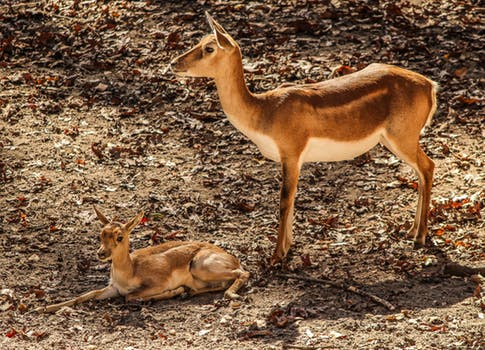
#> input picture images/image8.jpeg, 485 x 350 px, given as the content of the folder images/image8.jpeg, which was not available
$ python new.py -i images/image8.jpeg   (older library calls are emulated)
#> lines starting #> are read from the running program, lines starting #| are printed output that depends on the picture; after the words box and inside, x2 and y2 are one past the last pixel; in counts of white or black regions, pixels touching at a corner belong together; long printed decimals are rounded; pictures that were not available may be replaced by others from this repository, and a replacement may not be noted
# PROGRAM : BLUR AND BRIGHT SPOT DETECTION
# AUTH- SALIL PARIHAR

########## commands for installing dependencies ##################

# sudo apt-get install python-opencv
# pip install imutils

############### command for executing code #############################################
# 'images' is a folder name

# python new.py -i images


#LIBRARIES
import cv2
import argparse
from imutils import paths

#ARGPARSE FOR COMMOND-LINE INTERFACES ( * give folder name throug commond line )
ap = argparse.ArgumentParser()
ap.add_argument("-i", required=True , help="nhi chahiye ")
ap.add_argument("-t", type=float, default=250.0, help="nhi chahiye")

args = vars(ap.parse_args())

#READING ALL IMAGES
for imagePath in paths.list_images(args["i"]):

	image = cv2.imread(imagePath)
#> image is the input picture: shape (350, 485, 3); mean B, G, R 67.9, 94.5, 126

	#CONVERTING IN TO GRAY-SCALE IMAGE
	gray = cv2.cvtColor(image, cv2.COLOR_BGR2GRAY)
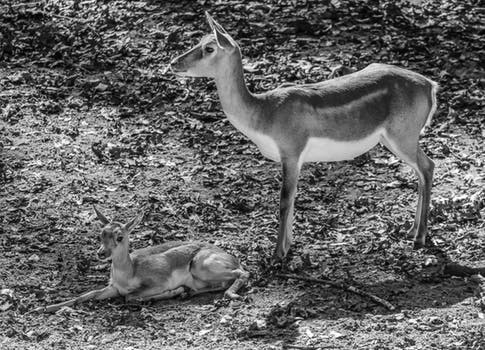
#> gray: shape (350, 485); min 0, max 254, mean 100.9
	#cv2.imshow("Image111", gray)


	#APPLYNG BINARY THRESHOLDING FOR BRIGHT SPOT
	bi = cv2.threshold(gray,200,255,cv2.THRESH_BINARY)[1]
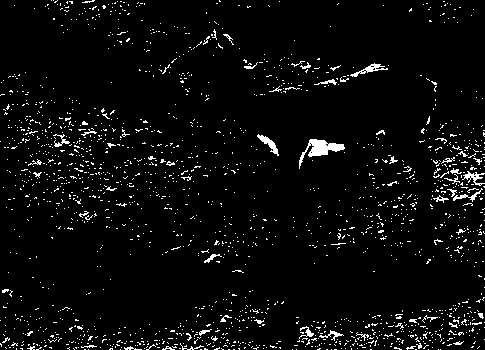
#> bi: shape (350, 485); 4.2% white in thin lines or dots
	#cv2.imshow("Image1", bi)


	#CONVERTING IN TO LAPLACIAN IMAGE FOR EDGE DETECTION
	lap = cv2.Laplacian(gray, cv2.CV_64F)
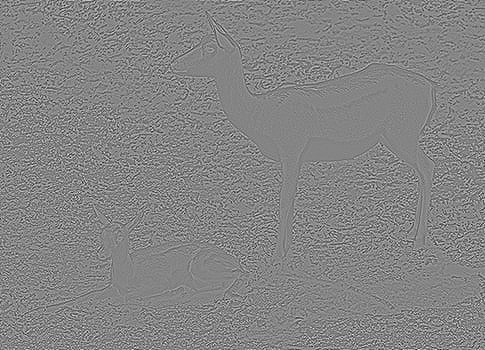
#> lap: shape (350, 485) float64; min -469, max 432, mean 0; drawn with min black and max white
	#cv2.imshow("Image1111", lap)


	################################ gaussian blur ###################################
	#grayyy = cv2.GaussianBlur(gray, 0)

	#FINDING THE MAXIMUM INTENSITY OF THE IMAGE
	(minVal, maxVal, minLoc, maxLoc) = cv2.minMaxLoc(gray)
#> minVal = 0; maxVal = 254; minLoc = (59, 57); maxLoc = (460, 197)
	print(maxVal)
#| 254.0
	#print(maxLoc)
	#print(minVal)
	#print(minLoc)
	print(bi.var())
#| 2602.833


	################################### canny ################################
	#edge= cv2.Canny(image,100,100)
	#cv2.imshow("canny", edge)


	###################################################################


	text = "Not Blurry"
	spot= "No Bright Spot"

	#CONDITION : VARIANCE OF LAPLACIAN MATRIX
	if lap.var() < args["t"]:
		text = "Blurry"

	#CONDITION : VARIANCE OF BINARY MATRIX
	if (bi.var()>5000 and bi.var()<8500) :
		spot= "Bright Spot"

	# show the image
	#cv2.namedWindow("Image", cv2.WINDOW_NORMAL)
	cv2.putText(image, "{} ".format(text ), (15, 30),cv2.FONT_HERSHEY_SIMPLEX, 0.8, (0, 0, 255), 3)

	cv2.putText(image, "{}: ".format(spot), (15, 75),cv2.FONT_HERSHEY_SIMPLEX, 0.8, (0, 255, 0), 3)
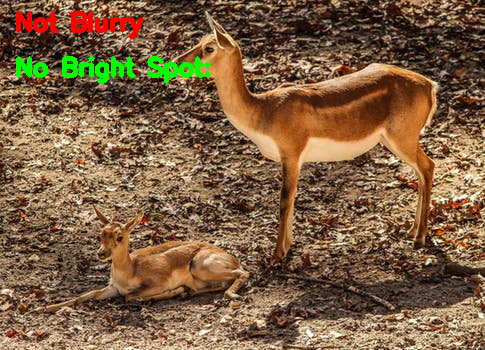
#> image: shape (350, 485, 3); mean B, G, R 66.7, 96.2, 125.9

	cv2.imshow("Image", image)
	key = cv2.waitKey(0)
#> (key Esc is pressed here)

$ run again, on images/images27.jpeg
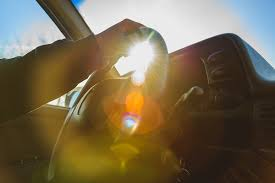
#> input picture images/images27.jpeg, 275 x 183 px, given as the content of the folder images/images27.jpeg, which was not available
#> image is the input picture: shape (183, 275, 3); mean B, G, R 77.8, 104, 117.7
#> `bi = cv2.threshold(gray,200,255,cv2.THRESH_BINARY)[1]`:
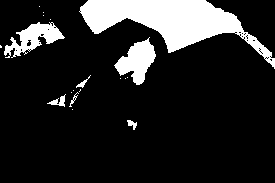
#> bi: shape (183, 275); 14.9% white; 19 white regions (12 under 20 px), largest, box (x1, y1, x2, y2) and area: (79, 0, 275, 69) 5276, (114, 37, 156, 85) 1036, (4, 22, 65, 58) 949
#> minVal = 14; maxVal = 254; minLoc = (61, 31); maxLoc = (63, 100)
#| 254.0
#| 8254.694
#> `cv2.putText(image, "{}: ".format(spot), (15, 75),cv2.FONT_HERSHEY_SIMP..`:
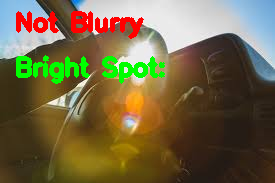
#> image: shape (183, 275, 3); mean B, G, R 70.1, 104.1, 115.3

$ run again, on images/image2.jpg
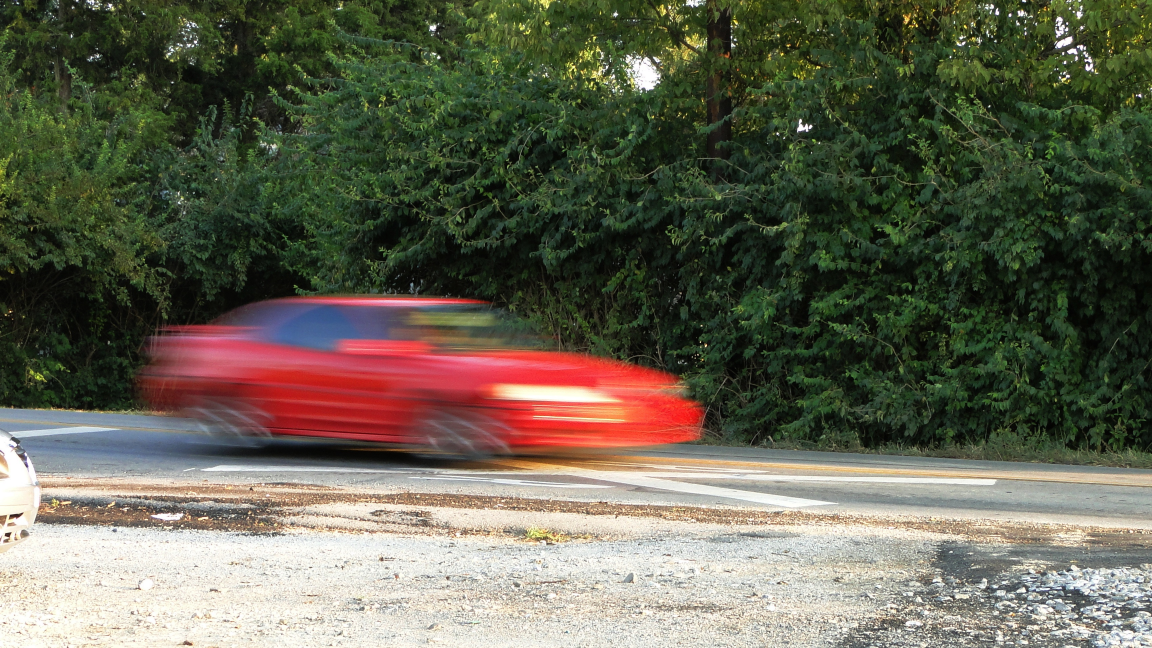
#> input picture images/image2.jpg, 3456 x 1944 px, given as the content of the folder images/image2.jpg, which was not available (shown at 1/3 size)
#> image is the input picture: shape (1944, 3456, 3); mean B, G, R 82.1, 99.3, 100.7
#> `bi = cv2.threshold(gray,200,255,cv2.THRESH_BINARY)[1]`:
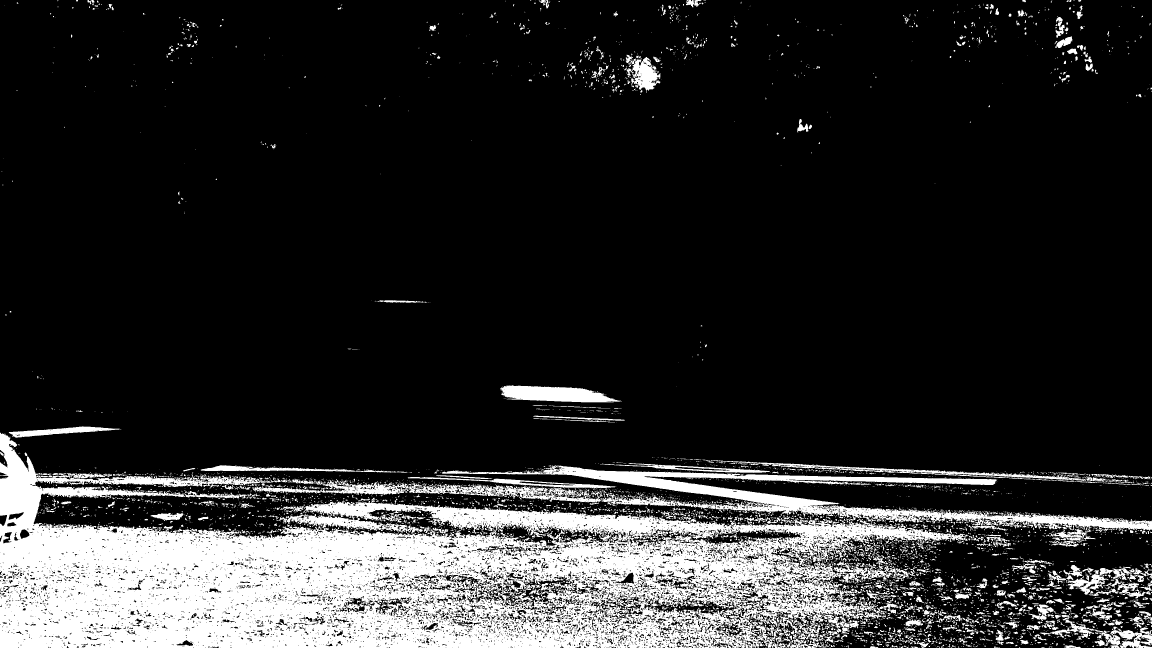
#> bi: shape (1944, 3456) (shown at 1/3 size); 16.7% white; 5527 white regions (4421 under 20 px), largest, box (x1, y1, x2, y2) and area: (0, 1298, 2906, 1944) 848853, (757, 1396, 3456, 1598) 99053, (1500, 1156, 1866, 1207) 12422
#> `lap = cv2.Laplacian(gray, cv2.CV_64F)`:
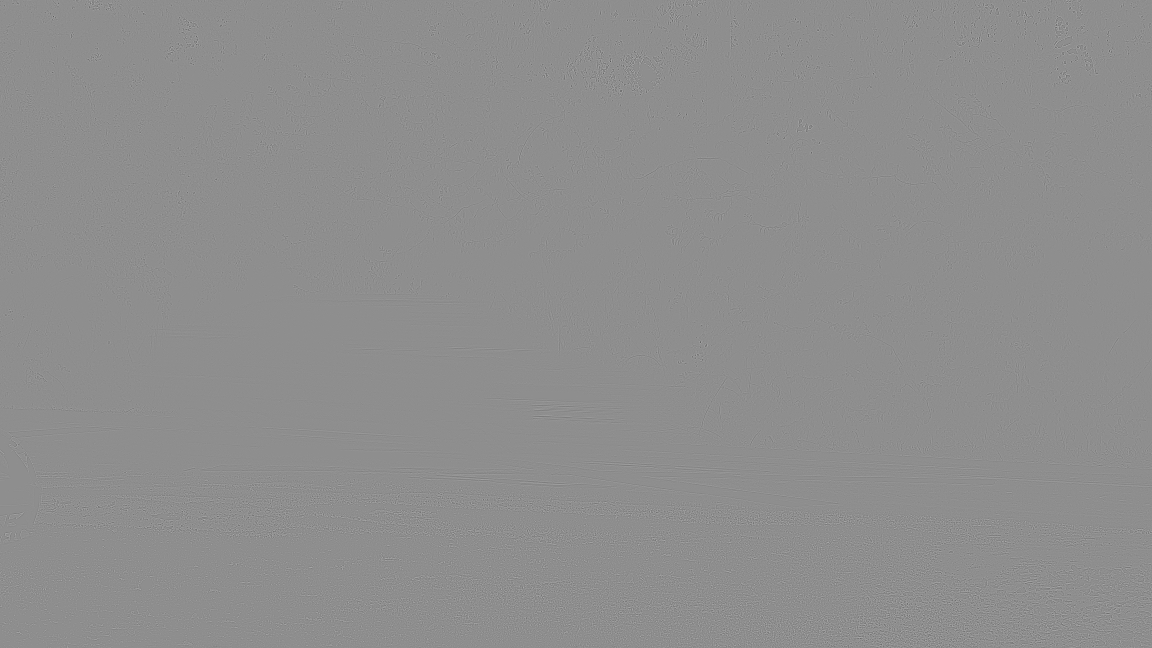
#> lap: shape (1944, 3456) float64 (shown at 1/3 size); min -367, max 289, mean 0; drawn with min black and max white
#> minVal = 0; maxVal = 255; minLoc = (2190, 96); maxLoc = (2070, 1)
#| 255.0
#| 9033.908
